Frame 1 (no input): blank canvas, image omitted
Frame 60 (the mouse pressed at the canvas centre just before this capture): blank canvas, image omitted
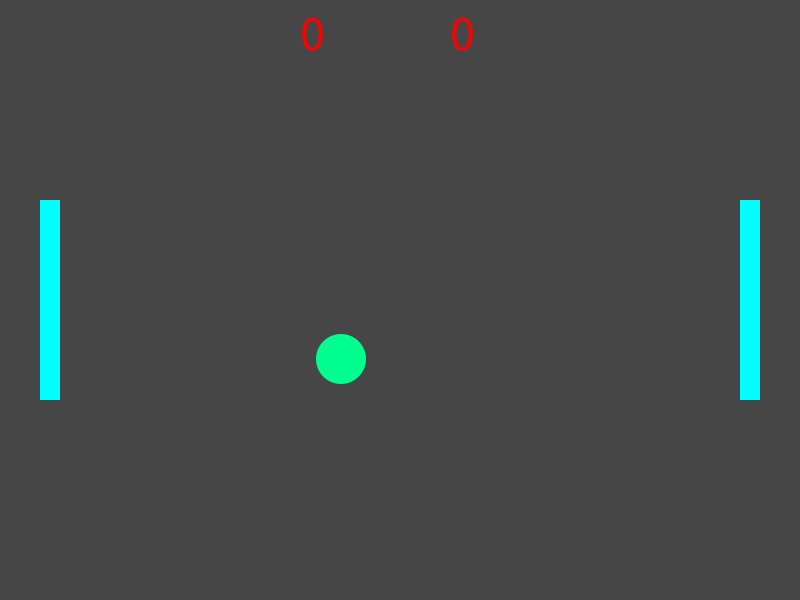
Frame 120 (the mouse held since frame 60 and released just before this capture)

The Processing sketch whose frames 1 and 60 were blank and that drew this single picture after the mouse press (run headless with seeded random() and noise(); from frame 60 on, the mouse is pressed at the canvas centre):

// Processing sketch: PONG__This_is_graded_though_
// ── PONG__This_is_graded_though_.pde

/*PONG*/
/*Player 1 should use the mouse to control their paddle and
 Player 2 should use the w and s keys for up and down respectively
 Game is essentially endless, set a score as a goal
 First to reach score is winner*/
int x, y, sz;
int xc, yc;
int rect1x, rect1y, rect1w, rect1h;
int rect2x, rect2y, rect2w, rect2h, rect2yc;
int score1, score2;
int hb, sb, bb;
int hs1, hs2;
int fr, f;
int stage;

void setup () {
  size(800, 600);
  stage = 0;
  //ball things
  x=width/2;
  y=height/2;
  sz=50;
  xc=-1;
  yc=1;

  //colorellipse
  hb = 0;
  sb = 100;
  bb = 100;

  //paddle left things
  rectMode(CENTER);
  rect1x=50;
  rect1w=20;
  rect1h=200;

  //paddle right things
  rect2x=750;
  rect2y=height/2;
  rect2w=20;
  rect2h=200;

  //scores
  score1=0;
  score2=0;
  hs1=0;
  hs2=0;

  //gamespeed
  fr=240;
  f=0;

  noStroke();
  noCursor();
  textSize(50);
  colorMode(HSB, 360, 100, 100, 100);
}


void draw () {
  background(100);
 if(stage==1 || stage == 3){
  //gamespeed
  if (f>=2400 && f<4800) {
    fr++;
  }
  if (f>=4800 && f<7200) {
    fr+=2;
  }
  if (f>=7200) {
    fr+=4;
  }
  frameRate(fr);
  //score
  fill(hs1, 100, 100, 100);
  text(score1, 300, 50);
  fill(hs2, 100, 100, 100);
  text(score2, 450, 50);

  //ball
  float hb = map(x, 0, width, 0, 360);
  fill(hb, 100, 100, 100);
  ellipse(x, y, sz, sz);
  x+=xc;
  y+=yc;
  //bounce
  //bonce left paddle
  if (x-sz/2 == rect1x+rect1w/2 && y>rect1y-rect1h/2 && y<rect1y+rect1h/2) {
    xc = abs(xc);
  }
  //bounce right paddle
  if (x+sz/2 == rect2x-rect2w/2 && y>rect2y-rect2h/2 && y<rect2y+rect2h/2) {
    xc = -abs(xc);
  }
  if (y-sz/2 == 0 || y+sz/2 == height) {
    yc*=-1;
  }

  //paddle left move
  float hr1=map(rect1y, 0, height, 0, 360);
  fill(hr1, 100, 100, 100);
  rect1y=mouseY;
  rect(rect1x, rect1y, rect1w, rect1h);
  //paddle right move
  float hr2=map(rect2y, 0, height, 0, 360);
  fill(hr2, 100, 100, 100);
  rect(rect2x, rect2y, rect2w, rect2h);
  if (keyPressed) {

    if (key=='w') {
      rect2y--;
    }
    if (key=='s') {
      rect2y++;
    }
  } else {
    rect2y=rect2y;
  }

  //scoring
  //rightwall
  if (x-sz/2==width) {
    score1+=1;
    x=width/2;
    y=height/2;
    xc=-abs(xc);
    hs1+=30;
  }
  //leftwall
  if (x+sz/2 == 0) {
    score2+=1;
    x=width/2;
    y=height/2;
    xc=abs(xc);
    hs2+=30;
  }
  if (hs1>=360) {
    hs1=0;
  }
  if (hs2>=360) {
    hs2=0;
  }
  f+=1;
 }
 if(stage==2){
  background(#C014DB);
  text("PAUSE",width/2,height/2);
 }
 if(stage>4){
  stage=0; 
 }
}

void mousePressed(){
  stage+=1;
}
